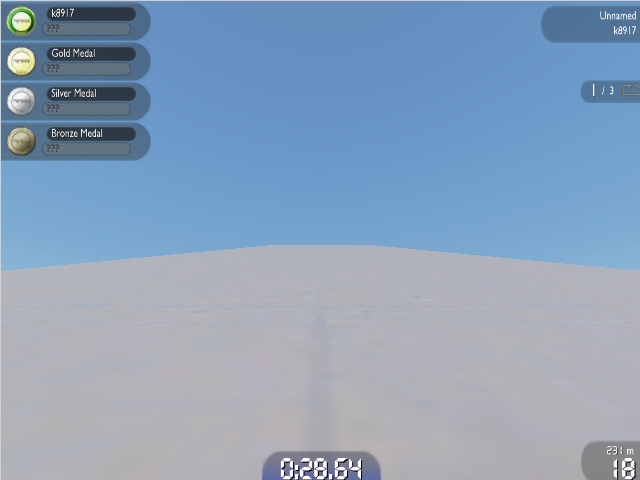
#> input picture v0.01/resources/img5.jpg, 640 x 480 px, found by its file name
$ python color_tests.py
#> lines starting #> are read from the running program, lines starting #| are printed output that depends on the picture
import numpy as np
import cv2

'''
Test Images
    img.jpg
    img1.jpg
    img2.jpg
    img3.jpg
    img4.jpg
    img5.jpg

Color Channels
    RGB -> R; best
    HSV -> S
    HLS -> S
    LAB -> L
    LUV -> L
'''

image = cv2.imread('img5.jpg', 1)
#> image is the input picture: shape (480, 640, 3); mean B, G, R 186.7, 161.4, 139.6

src = np.array([[-300, 300], [260, 210], [380, 210], [940, 300]], np.float32)

dst = np.array([[180, 480], [180, 0], [420, 0], [420, 480]], np.float32)

M = cv2.getPerspectiveTransform(src, dst)
image_size = (image.shape[1], image.shape[0])
#> image_size = (640, 480)

warped_image = cv2.warpPerspective(image, M, dsize=image_size)
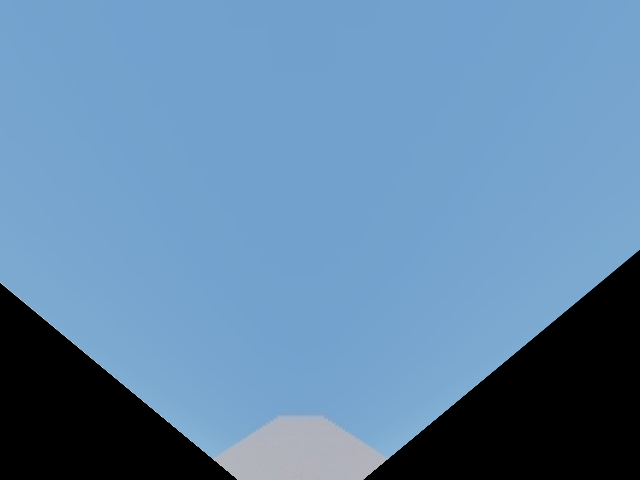
#> warped_image: shape (480, 640, 3); mean B, G, R 168.4, 134.5, 97.7

channel = warped_image[:, :, 0]
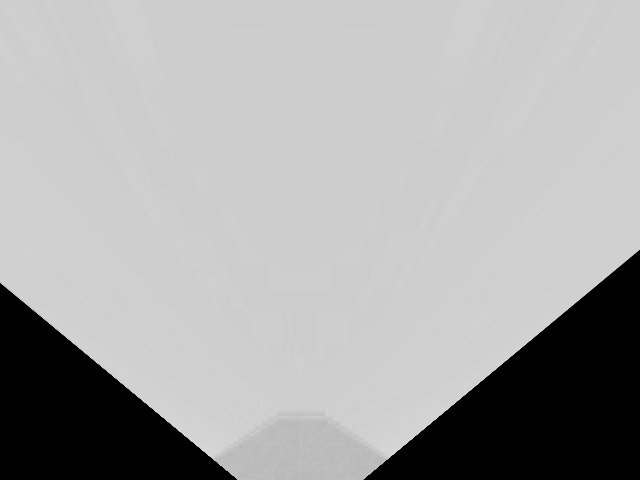
#> channel: shape (480, 640); min 0, max 227, mean 168.4
thresh = (100, 230)
output = np.zeros_like(channel)
output[(channel >= thresh[0]) & (channel <= thresh[1])] = 1
